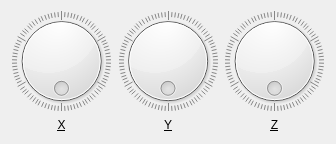
<ui version="4.0" >
 <class>RotationWidget</class>
 <widget class="QWidget" name="RotationWidget" >
  <property name="geometry" >
   <rect>
    <x>0</x>
    <y>0</y>
    <width>336</width>
    <height>144</height>
   </rect>
  </property>
  <property name="windowTitle" >
   <string>Form</string>
  </property>
  <layout class="QHBoxLayout" >
   <item>
    <layout class="QVBoxLayout" >
     <item>
      <widget class="QDial" name="x_dial" >
       <property name="toolTip" >
        <string>Rotación sobre X</string>
       </property>
       <property name="statusTip" >
        <string>Rotar la aguja para girar el objeto sobre el eje X</string>
       </property>
       <property name="maximum" >
        <number>359</number>
       </property>
       <property name="pageStep" >
        <number>15</number>
       </property>
       <property name="tracking" >
        <bool>true</bool>
       </property>
       <property name="wrapping" >
        <bool>true</bool>
       </property>
       <property name="notchesVisible" >
        <bool>true</bool>
       </property>
      </widget>
     </item>
     <item>
      <widget class="QLabel" name="label" >
       <property name="text" >
        <string>&amp;X</string>
       </property>
       <property name="alignment" >
        <set>Qt::AlignCenter</set>
       </property>
       <property name="buddy" >
        <cstring>x_dial</cstring>
       </property>
      </widget>
     </item>
    </layout>
   </item>
   <item>
    <layout class="QVBoxLayout" >
     <item>
      <widget class="QDial" name="y_dial" >
       <property name="toolTip" >
        <string>Rotación sobre Y</string>
       </property>
       <property name="statusTip" >
        <string>Rotar la aguja para girar el objeto sobre el eje Y</string>
       </property>
       <property name="maximum" >
        <number>359</number>
       </property>
       <property name="pageStep" >
        <number>15</number>
       </property>
       <property name="tracking" >
        <bool>true</bool>
       </property>
       <property name="wrapping" >
        <bool>true</bool>
       </property>
       <property name="notchesVisible" >
        <bool>true</bool>
       </property>
      </widget>
     </item>
     <item>
      <widget class="QLabel" name="label_2" >
       <property name="text" >
        <string>&amp;Y</string>
       </property>
       <property name="alignment" >
        <set>Qt::AlignCenter</set>
       </property>
       <property name="buddy" >
        <cstring>y_dial</cstring>
       </property>
      </widget>
     </item>
    </layout>
   </item>
   <item>
    <layout class="QVBoxLayout" >
     <item>
      <widget class="QDial" name="z_dial" >
       <property name="toolTip" >
        <string>Rotación sobre Z</string>
       </property>
       <property name="statusTip" >
        <string>Rotar la aguja para girar el objeto sobre el eje Z</string>
       </property>
       <property name="maximum" >
        <number>359</number>
       </property>
       <property name="pageStep" >
        <number>15</number>
       </property>
       <property name="tracking" >
        <bool>true</bool>
       </property>
       <property name="wrapping" >
        <bool>true</bool>
       </property>
       <property name="notchesVisible" >
        <bool>true</bool>
       </property>
      </widget>
     </item>
     <item>
      <widget class="QLabel" name="label_3" >
       <property name="text" >
        <string>&amp;Z</string>
       </property>
       <property name="alignment" >
        <set>Qt::AlignCenter</set>
       </property>
       <property name="buddy" >
        <cstring>z_dial</cstring>
       </property>
      </widget>
     </item>
    </layout>
   </item>
  </layout>
 </widget>
 <resources>
  <include location="../../resource/default.qrc" />
 </resources>
 <connections/>
</ui>
